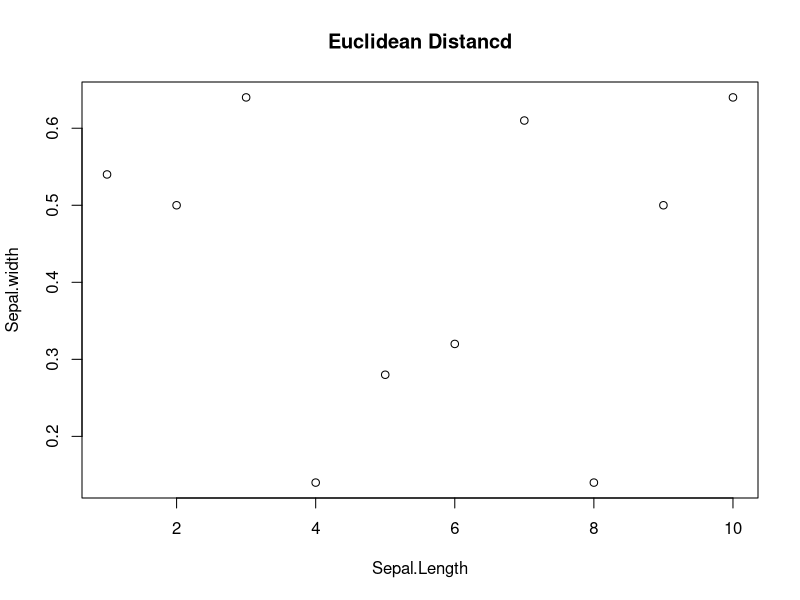
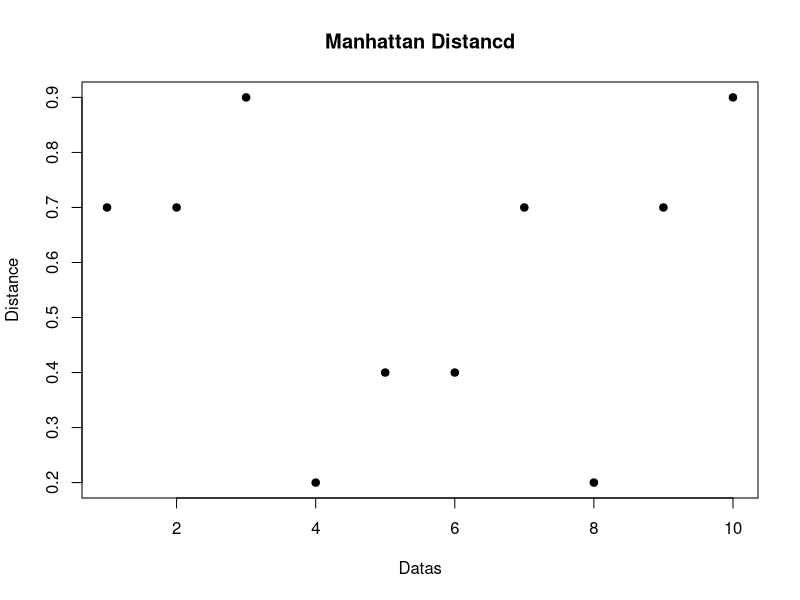

Reproduce these figures in R, in order.
##거리구하기
##1. 유클리디안 거리 구하기
##(0,0)(2,2)
a<-c(0,0)
b<-c(2,2)
d<-sqrt((2-0)^2+(2-0)^2)
d
data("iris")
head(iris)
dist_E<-round(dist(iris[1:5, 1:2], method = "euclidean"),2)
plot(dist_E, xlab = "Sepal.Length", ylab="Sepal.width", main = "Euclidean Distancd")
##2. 맨하탄 거리
a<-c(0,0)
b<-c(2,2)
d_M<-abs(0-2)+abs(0-2)
d_M
dist_E<-round(dist(iris[1:5, 1:2], method = "manhattan"),2)
plot(dist_E, xlab = "Datas", ylab="Distance", main = "Manhattan Distancd", pch = 19)
##3. 마할라노비스 거리
a<-c(0,0)
b<-c(2,2)
aa<-rbind(a,b)
aa
cov(aa)
##t(x-y)*(cov)-1*(x-y)
i<-iris[1:5, 1:2]
x<-c(5.1,3.5)
y<-c(4.9, 3.0)
x-y
t(x-y)
cov(i)
##역행렬
solve(cov(i))
sqrt(t(x-y)%*%solve(cov(i))%*%(x-y))